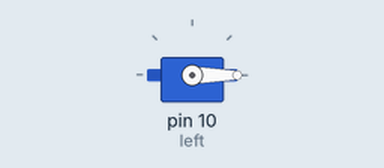
Simulated run of this sketch. Board: Arduino Uno, built with avr-gcc and run on an emulated ATmega328P. Parts: servo.

Above: at 0.05 s.
At 1.75 s:
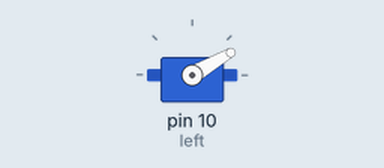
At 3.5 s:
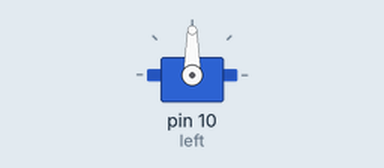
At 7.0 s:
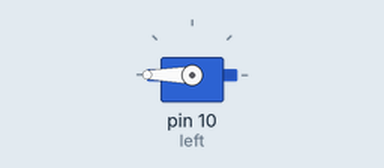
Timing chart, 0 to 9.1 s (numbered marks = the images above):
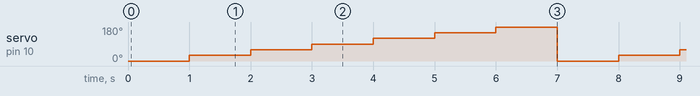

Measured:
- by itself, servo on pin 10 (left): repeats every 7.0 s: 60° 1.0 s, 90° 1.0 s, 120° 1.0 s, 150° 1.0 s, 180° 1.0 s, 0° 1.0 s, 30° 1.0 s

The sketch:

arm_test.ino
```cpp
#include <Servo.h>

Servo left;

void setup() {
  left.attach(10);
  pinMode(10, OUTPUT);
}

void loop() {
  int pos = 0;
  while (pos < 181) {
    left.write(pos);
    delay(1000);
    pos = pos + 30;
  }
}


void old_loop() {
  left.write(0);
  delay(1000);
  left.write(90);
  delay(1000);
  left.write(180);
  delay(1000);
}
```
